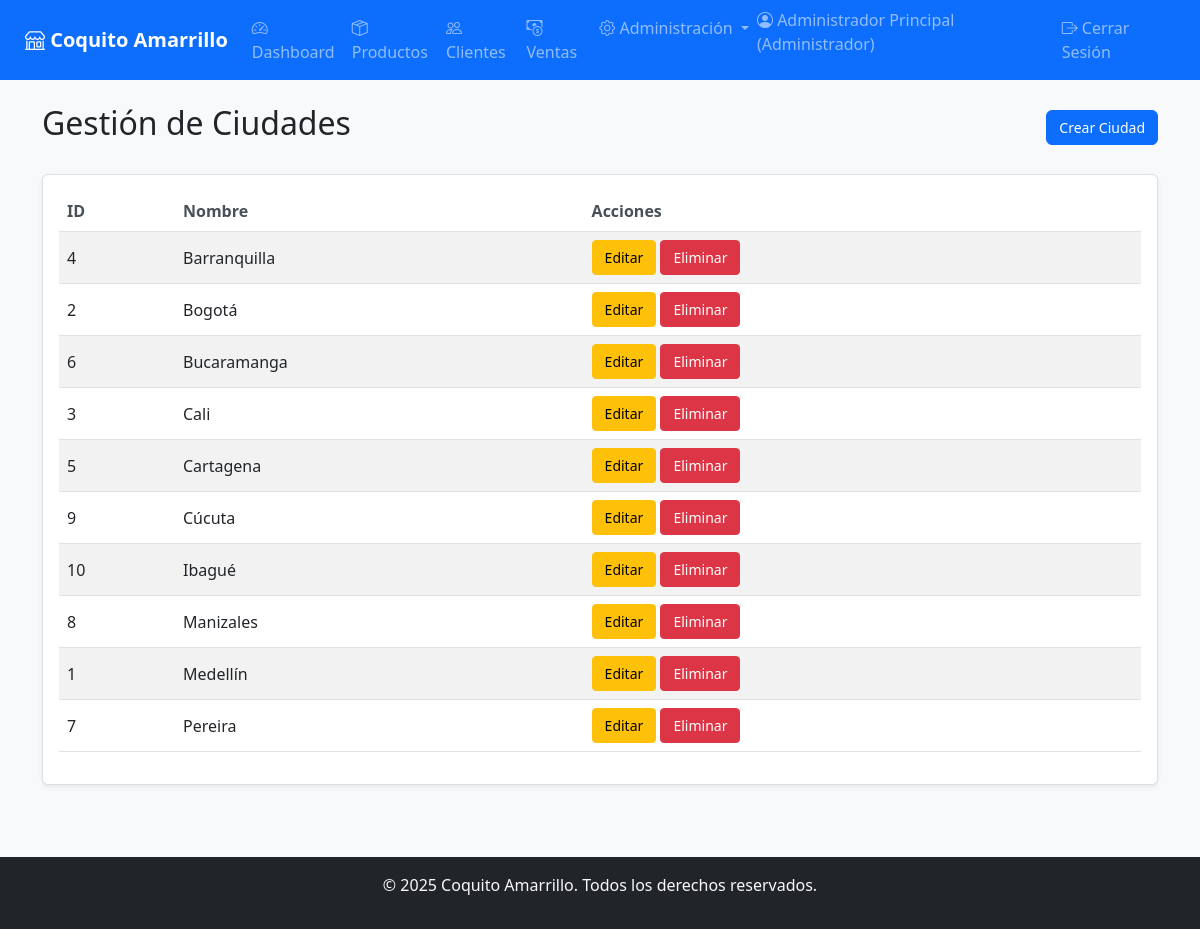
Page /cities/ (signed in) on the committed database.
### app/models/user.py (models this page shows, shortened)
class User(UserMixin, db.Model):
    __tablename__ = 'usuarios'
    id_usuario = db.Column(db.Integer, primary_key=True)
    nombre = db.Column(db.String(100), nullable=False)
    email = db.Column(db.String(100), nullable=False, unique=True)
    _password_hash = db.Column('password', db.String(255), nullable=False)
    rol_id = db.Column(db.Integer, db.ForeignKey('roles.id_rol'), nullable=False)
    activo = db.Column(db.Boolean, default=True)  # Campo para soft delete
    fecha_eliminacion = db.Column(db.DateTime)    # Fecha de desactivación
    fecha_registro = db.Column(db.DateTime)
    rol = relationship('Role', back_populates='usuarios')
    empleado_asociado = relationship('Staff', back_populates='usuario', uselist=False)
    @property
    def password(self):
        raise AttributeError('La contraseña no es legible')
    @password.setter
    def password(self, raw_password):
        self.validate_password_strength(raw_password)
        self._password_hash = bcrypt.generate_password_hash(raw_password).decode('utf-8')

### app/models/role.py (models this page shows, shortened)
class Role(db.Model):
    __tablename__ = 'roles'
    id_rol = db.Column(db.Integer, primary_key=True)
    nombre = db.Column(db.String(50), nullable=False, unique=True)
    descripcion = db.Column(db.String(150))
    activo = db.Column(db.Boolean, default=True)
    fecha_eliminacion = db.Column(db.DateTime)
    usuarios = relationship('User', back_populates='rol', cascade='save-update, merge')

### app/models/city.py (models this page shows, shortened)
class City(db.Model):
    __tablename__ = 'ciudades'
    id_ciudad = db.Column(db.Integer, primary_key=True)
    nombre = db.Column(db.String(100), nullable=False, unique=True)
    activo = db.Column(db.Boolean, default=True)
    fecha_eliminacion = db.Column(db.DateTime)
    tiendas = relationship('Store', back_populates='ciudad')
    clientes = relationship('Client', back_populates='ciudad')
    proveedores = relationship('Supplier', back_populates='ciudad')
    personal = relationship('Staff', back_populates='ciudad')

### app/routes/cities.py (the view)
@cities_bp.route('/')
@login_required
@admin_required
def list_cities():
    ciudades = City.query.order_by(City.nombre).all()
    active_form = ConfirmDeleteForm()
    delete_form = ConfirmDeleteForm()
    return render_template('cities/list.html', ciudades=ciudades, active_form=active_form, delete_form=delete_form)

### app/__init__.py (called while the page is built)
@login_manager.user_loader
def load_user(user_id):
    from app.models import User
    return User.query.get(int(user_id))

### app/templates/cities/list.html (shortened to what this page needs)
{% extends "base.html" %}
{% block content %}
<div class="container">
    <div class="d-flex justify-content-between align-items-center mb-4">
        <h2>Gestión de Ciudades</h2>
        <a href="{{ url_for('cities.create_city') }}" class="btn btn-primary">Crear Ciudad</a>
    </div>
    <div class="card">
        <div class="card-body">
            <table class="table table-striped">
                <thead>
                    <tr>
                        <th>ID</th>
                        <th>Nombre</th>
                        <th>Acciones</th>
                    </tr>
                </thead>
                <tbody>
                    {% for ciudad in ciudades %}
                    <tr>
                        <td>{{ ciudad.id_ciudad }}</td>
                        <td>{{ ciudad.nombre }}</td>
                        <td>
                            <a href="{{ url_for('cities.edit_city', city_id=ciudad.id_ciudad) }}" class="btn btn-sm btn-warning">Editar</a>
                            <button class="btn btn-sm btn-danger" data-bs-toggle="modal" data-bs-target="#deleteModal{{ ciudad.id_ciudad }}">Eliminar</button>
                        </td>
                    </tr>
                    {% endfor %}
                </tbody>
            </table>
        </div>
    </div>
</div>
{% endblock %}

### app/templates/base.html (shortened to what this page needs)
<!DOCTYPE html>
<html lang="es">
<head>
    <link href="https://cdn.jsdelivr.net/npm/bootstrap@5.3.0/dist/css/bootstrap.min.css" rel="stylesheet">
    <link rel="stylesheet" href="https://cdn.jsdelivr.net/npm/bootstrap-icons@1.10.0/font/bootstrap-icons.css">
    <link rel="stylesheet" href="https://cdnjs.cloudflare.com/ajax/libs/font-awesome/6.4.0/css/all.min.css">
    <link rel="stylesheet" href="{{ url_for('static', filename='css/style.css') }}">
</head>
<body>
    <nav class="navbar navbar-expand-lg navbar-dark bg-primary">
        <div class="container-fluid">
            <a class="navbar-brand" href="{{ url_for('dashboard.dashboard') }}">
                <i class="bi bi-shop"></i> Coquito Amarrillo
            </a>
            <div class="collapse navbar-collapse" id="navbarNav">
                <ul class="navbar-nav me-auto">
                    {% if current_user.is_authenticated %}
                    <li class="nav-item">
                        <a class="nav-link" href="{{ url_for('dashboard.dashboard') }}">
                            <i class="bi bi-speedometer2"></i> Dashboard
                        </a>
                    </li>
                    {% if current_user.rol.nombre in ['Administrador', 'Vendedor'] %}
                    <li class="nav-item">
                        <a class="nav-link" href="{{ url_for('products.list_products') }}">
                            <i class="bi bi-box-seam"></i> Productos
                        </a>
                    </li>
                    <li class="nav-item">
                        <a class="nav-link" href="{{ url_for('clients.list_clients') }}">
                            <i class="bi bi-people"></i> Clientes
                        </a>
                    </li>
                    <li class="nav-item">
                        <a class="nav-link" href="{{ url_for('sales.list_sales') }}">
                            <i class="bi bi-cash-coin"></i> Ventas
                        </a>
                    </li>
                    {% endif %}
                    {% if current_user.rol.nombre == 'Administrador' %}
                    <li class="nav-item dropdown">
                        <a class="nav-link dropdown-toggle" href="#" id="navbarDropdown" role="button"
                            data-bs-toggle="dropdown">
                            <i class="bi bi-gear"></i> Administración
                        </a>
                    </li>
                    {% endif %}
                    {% endif %}
                </ul>
                <ul class="navbar-nav">
                    {% if current_user.is_authenticated %}
                    <li class="nav-item">
                        <span class="navbar-text me-3">
                            <i class="bi bi-person-circle"></i> {{ current_user.nombre }} ({{ current_user.rol.nombre
                            }})
                        </span>
                    </li>
                    <li class="nav-item">
                        <a class="nav-link" href="{{ url_for('auth.logout') }}">
                            <i class="bi bi-box-arrow-right"></i> Cerrar Sesión
                        </a>
                    </li>
                    {% else %}
                    <li class="nav-item">
                        <a class="nav-link" href="{{ url_for('auth.login') }}">
                            <i class="bi bi-box-arrow-in-right"></i> Iniciar Sesión
                        </a>
                    </li>
                    {% endif %}
                </ul>
            </div>
        </div>
    </nav>
    <div class="container-fluid mt-4">
        <div class="row">
            <main class="col-md-12">
                {% block content %}{% endblock %}
            </main>
        </div>
    </div>
    <footer class="bg-dark text-light text-center py-3 mt-5">
        <div class="container">
            <p>&copy; 2025 Coquito Amarrillo. Todos los derechos reservados.</p>
        </div>
    </footer>
</body>
</html>

### app/static/css/style.css (style rules this page uses)
:root { --primary-color: #0d6efd; --secondary-color: #6c757d; --success-color: #198754; --danger-color: #dc3545; --warning-color: #ffc107; --info-color: #0dcaf0; --breakpoint-sm: 576px; --breakpoint-md: 768px; --breakpoint-lg: 992px; --breakpoint-xl: 1200px; }
body { font-family: 'Segoe UI', Tahoma, Geneva, Verdana, sans-serif; background-color: #f8f9fa; min-height: 100vh; display: flex; flex-direction: column; }
.navbar-brand { font-weight: bold; }
.navbar-nav .nav-link { padding: 0.5rem 0.8rem; }
.container-fluid { padding-left: 15px; padding-right: 15px; }
.card { box-shadow: 0 0.125rem 0.25rem rgba(0, 0, 0, 0.075); border: 1px solid rgba(0, 0, 0, 0.125); margin-bottom: 1.5rem; }
.table th { border-top: none; font-weight: 600; color: #495057; white-space: nowrap; }
.table td { vertical-align: middle; }
.btn { padding: 0.375rem 0.75rem; font-size: 0.875rem; }
@media (min-width: 769px) { .container-fluid { padding-left: 25px; padding-right: 25px; } }
@media (min-width: 769px) { .navbar-nav .nav-link { padding: 0.5rem 1rem; } }
body { display: flex; flex-direction: column; min-height: 100vh; }
main { flex: 1 0 auto; }
footer { flex-shrink: 0; }

### rows in the picture
User: nombre "Administrador Principal"
Role: rol.nombre "Administrador"
City: id_ciudad "4", nombre "Barranquilla"
City: id_ciudad "2", nombre "Bogotá"
City: id_ciudad "6", nombre "Bucaramanga"
City: id_ciudad "3", nombre "Cali"
City: id_ciudad "5", nombre "Cartagena"
City: id_ciudad "9", nombre "Cúcuta"
City: id_ciudad "10", nombre "Ibagué"
City: id_ciudad "8", nombre "Manizales"
City: id_ciudad "1", nombre "Medellín"
City: id_ciudad "7", nombre "Pereira"
